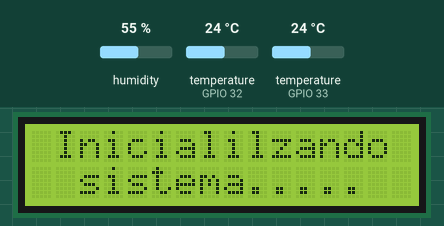
Recording of a program running on a simulated ESP32. Parts: 16×2 character LCD. Inputs (shaded band) come from the test bench; at power-on: humidity 55 %, temperature (sensors on GPIO 32, GPIO 33) 24 °C. WiFi joins after 1.5 s; servers stay silent unless stated; no MQTT or app messages arrive unless stated; what the program prints to the serial monitor is not drawn.

Above: at 1.2 s.
1.3 s: humidity set to 22 %
At 11.0 s:
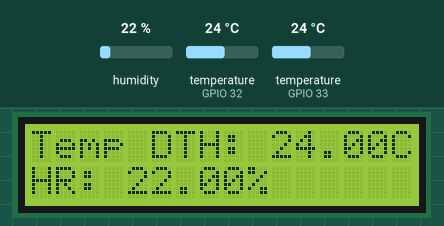
40.4 s: temperature (sensor on GPIO 32) set to 12 °C
At 50.1 s:
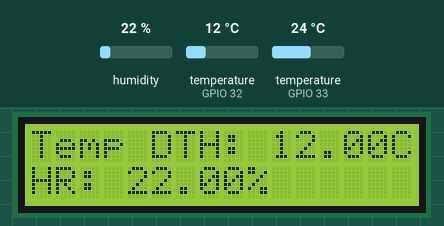
52.5 s: temperature (sensor on GPIO 33) set to 12 °C
At 57.8 s:
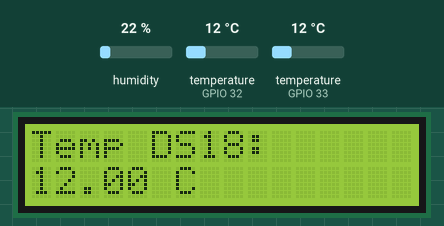
64.6 s: temperature (sensor on GPIO 33) set to 19 °C
At 78.0 s:
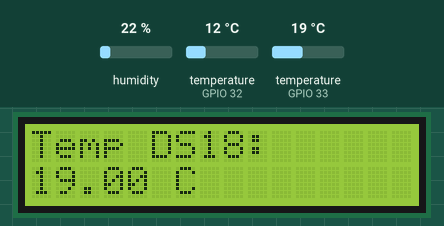
Timing chart, 0 to 79.2 s (numbered marks = the images above; inputs shaded):
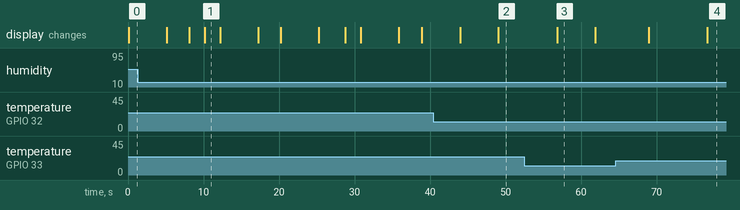

The program:

main.cpp
```cpp
#include <Arduino.h>
#include <WiFiManagerSetUp.h>
#include <LcdSetUp.h>
#include <mqtt.h>
#include <dthSetUp.h>
#include <ds18b20SetUp.h>
#include "freertos/semphr.h"

// Definir los "handle" de las tareas
TaskHandle_t Task1Handle = NULL;
TaskHandle_t Task2Handle = NULL;

// Declarar el semáforo para WiFi
SemaphoreHandle_t wifiSemaphore;
// declarar semaforo para lcd
SemaphoreHandle_t lcdSemaphore;
// Función para la primera tarea
void conectToInternet(void *pvParameters) {
    setUpWifi(wifiSemaphore,lcdSemaphore);
    mqttSetUp(lcdSemaphore);
    //xSemaphoreGive(wifiSemaphore);
    while (true) {
        Serial.println("verificando conexion a Wifi y Mqtt en ejecucion");
        reconectWiFi(lcdSemaphore);
        reconnect(lcdSemaphore);
        CheckForMessages();
        vTaskDelay(3000 / portTICK_PERIOD_MS);  // Espera de 1 segundo
    }
}

// Función para la segunda tarea
void Task2(void *pvParameters) {
    float temperaturaDHT;
    float humedad;
    float temperatureCDs18b20;
    setUpLcd(wifiSemaphore);
    dthSensorsetUp();
    ds18b20SetUp(lcdSemaphore);

    unsigned long lastPublishTime = millis();
    unsigned long publishInterval = 30000;
    while (true) {
        Serial.println("ejecutando lectura de sensores");
        ds18b20ReadTemperature(lcdSemaphore,temperatureCDs18b20);
        dhtReading(lcdSemaphore,temperaturaDHT,humedad);
        if (millis() - lastPublishTime >= publishInterval) {
          publishData(lcdSemaphore, temperaturaDHT, humedad, temperatureCDs18b20);
          lastPublishTime = millis();
        }
        vTaskDelay(2000 / portTICK_PERIOD_MS);  // Espera de 2 segundos
    }
}

void setup() {
    Serial.begin(9600);
    // Crear las tareas
    // Crear el semáforo
    wifiSemaphore = xSemaphoreCreateBinary();
    lcdSemaphore= xSemaphoreCreateBinary();
    if (wifiSemaphore == NULL) {
        Serial.println("Error al crear el semáforo");
    }
    xTaskCreatePinnedToCore(
        conectToInternet,           // Función de la tarea
        "conect to Internet",       // Nombre de la tarea
        5000,            // Tamaño de la pila
        NULL,            // Parámetros de la tarea
        1,               // Prioridad de la tarea
        &Task1Handle,1);   // Handle de la tarea

    xTaskCreatePinnedToCore(
        Task2,           // Función de la tarea
        "Tarea 2",       // Nombre de la tarea
        5000,            // Tamaño de la pila
        NULL,            // Parámetros de la tarea
        1,               // Prioridad de la tarea
        &Task2Handle,0);   // Handle de la tarea
}

void loop() {
    // Nada aquí, todo se maneja en las tareas
}
```

WiFiManagerSetUp.h
```cpp
#ifndef WiFiManagerSetup_h
#define WiFiManagerSetup_h
#include <freertos/FreeRTOS.h>
#include <freertos/semphr.h>
void setUpWifi(SemaphoreHandle_t wifiSemaphore,SemaphoreHandle_t lcdSemaphore);
void reconectWiFi(SemaphoreHandle_t lcdSemaphore);

#endif
```

ds18b20SetUp.cpp
```cpp
#include <DallasTemperature.h>
#include <OneWire.h>
#include <LcdSetUp.h>

const int oneWireBus=33;
OneWire oneWire(oneWireBus);
DallasTemperature sensors(&oneWire);


void ds18b20SetUp(SemaphoreHandle_t lcdSemaphore){
  sensors.begin();
  displayInfoOnLCD("   Configurando","    ds18b20");
  vTaskDelay(3000 / portTICK_PERIOD_MS);
  // Verifica si hay sensores conectados
  if (sensors.getDeviceCount() == 0) {
    // Si no hay sensores, muestra un mensaje de error en el LCD
    displayInfoOnLCD(     "Error:", "No DS18B20 found");
    vTaskDelay(5000 / portTICK_PERIOD_MS);
  } else {
    // Si el sensor está conectado, muestra un mensaje de configuración
    displayInfoOnLCD(" Sensor DS18B20", "OK");
    vTaskDelay(5000 / portTICK_PERIOD_MS);  // Espera 5 segundos
  }
  xSemaphoreGive(lcdSemaphore);
}

void ds18b20ReadTemperature(SemaphoreHandle_t lcdSemaphore,float &temperatureCDs18b20){
  sensors.requestTemperatures();
  temperatureCDs18b20 = sensors.getTempCByIndex(0);
  xSemaphoreTake(lcdSemaphore,portMAX_DELAY);
  displayDataOnLCDofDbs18b20(temperatureCDs18b20);
  Serial.print(temperatureCDs18b20);
  Serial.println("ºC");
  vTaskDelay(5000 / portTICK_PERIOD_MS);
  xSemaphoreGive(lcdSemaphore);
}
```

ds18b20SetUp.h
```cpp
#include <freertos/FreeRTOS.h>
#include <freertos/semphr.h>
void ds18b20SetUp(SemaphoreHandle_t lcdSemaphore);
void ds18b20ReadTemperature(SemaphoreHandle_t lcdSemaphore,float &temperatureCDs18b20);
```

dthSetUp.cpp
```cpp
#include <DHT.h>
#include <LcdSetUp.h>
#define DHT_PIN 32
DHT dht(DHT_PIN, DHT22);
void dthSensorsetUp (){
   displayInfoOnLCD("  Configurando","     DHT22");
   vTaskDelay(3000/ portTICK_PERIOD_MS);
   dht.begin();
   float humidity = dht.readHumidity();
   float temperature = dht.readTemperature();

   if (isnan(humidity) || isnan(temperature)) {
     // Error al leer el sensor
     displayInfoOnLCD("Error:", "Sensor DHT22");
   } else {
     // Sensor funcionando correctamente, muestra los datos
     displayInfoOnLCD("Sensor DTH","OK");
     vTaskDelay(2000/ portTICK_PERIOD_MS);
     displayDataOnLCDofDHT(temperature,humidity);
     vTaskDelay(2000/ portTICK_PERIOD_MS);
     //calculamos la sensacion termica
     float heatIndex = dht.computeHeatIndex(temperature, humidity, false);
     char termicSen[16];
     snprintf(termicSen, sizeof(termicSen), "%.1f C", heatIndex);
     displayInfoOnLCD("Sens. termica de",termicSen);
   }
   vTaskDelay(5000 / portTICK_PERIOD_MS);
}
void dhtReading(SemaphoreHandle_t lcdSemaphore,float &temperaturaDHT, float &humedad) {
    temperaturaDHT = dht.readTemperature();
    humedad = dht.readHumidity();
    Serial.print(temperaturaDHT);
    Serial.print(humedad);

    if (isnan(temperaturaDHT) || isnan(humedad)) {
      Serial.println("Error al leer el sensor DHT22");
      xSemaphoreTake(lcdSemaphore,portMAX_DELAY);
      displayInfoOnLCD("error DTH", "Not reading it");
      vTaskDelay(5000 / portTICK_PERIOD_MS);
      xSemaphoreGive(lcdSemaphore);
    }else
    {
      xSemaphoreTake(lcdSemaphore,portMAX_DELAY);
      displayDataOnLCDofDHT(temperaturaDHT,humedad);
      vTaskDelay(5000 / portTICK_PERIOD_MS);
      xSemaphoreGive(lcdSemaphore);
    }
}
```

dthSetUp.h
```cpp
#include <freertos/FreeRTOS.h>
#include <freertos/semphr.h>
void dthSensorsetUp ();
void dhtReading(SemaphoreHandle_t lcdSemaphore,float &temperaturaDHT, float &humedad);
```

mqtt.cpp
```cpp
#include <WiFiManager.h>
#include <PubSubClient.h>
#include <LcdSetup.h>
#include <ArduinoJson.h>

WiFiClient espClient;
PubSubClient client(espClient);
const char * mqtt_server= "aguisu.com";
const char* mqtt_user = "Termo5263";
const char* mqtt_password = "Termo1234";
const char* mqtt_client_id = "6679e920f060820300eb69e4";
const int mqtt_port = 7080;


bool mqttConnected = false;


void callback(char* topic, byte* payload, unsigned int length) {
  Serial.println("Mensaje recibido en el tópico: " + String(topic));
  Serial.print("Contenido: ");
  String payloadStr = "";
  for (int i = 0; i < length; i++) {
    Serial.print((char)payload[i]);
    payloadStr += (char)payload[i];
  }
  Serial.println();
  displayInfoOnLCD("Mensaje recibido",payloadStr.c_str());
}

void reconnect(SemaphoreHandle_t lcdSemaphore) {
  Serial.print("el estado de la conexion mqtt es ");
  Serial.print(client.state());
  if (client.state()!=MQTT_CONNECTED) {
    while (!client.connected()) {
      Serial.print("Intentando conexión al servidor MQTT...");
      if (client.connect(mqtt_client_id, mqtt_user, mqtt_password)) {
        Serial.println("Conectado al servidor MQTT!");
        mqttConnected = true;
        client.subscribe(mqtt_user);
        xSemaphoreTake(lcdSemaphore, portMAX_DELAY);
        displayInfoOnLCD("   Intentando"," coneccion MQTT");
        vTaskDelay(3000/ portTICK_PERIOD_MS);
        displayInfoOnLCD("   Conectado a",  mqtt_server);
        vTaskDelay(5000 / portTICK_PERIOD_MS);
        xSemaphoreGive(lcdSemaphore);
      } else {
        Serial.print("Fallo, rc=");
        Serial.print(client.state());
        Serial.println(" Intentando nuevamente en 5 segundos...");
        xSemaphoreTake(lcdSemaphore, portMAX_DELAY);
        displayInfoOnLCD("intentando MQTT","nuevamente en 5 seg");
        vTaskDelay(5000 / portTICK_PERIOD_MS);
        xSemaphoreGive(lcdSemaphore);
      }
    }
  } else {
    Serial.println("MQTT ya estaba conectado.");
    //displayInfoOnLCD("WiFi: Conectado", "MQTT: Conectado");
    //vTaskDelay(500 / portTICK_PERIOD_MS);
  }
}

void CheckForMessages(){
  client.loop();
}

void mqttSetUp(SemaphoreHandle_t lcdSemaphore){
  client.setServer(mqtt_server, mqtt_port);
  client.setCallback(callback);
  //reconnect(lcdSemaphore);
  while (!client.connected()) {
    Serial.print("Intentando conexión al servidor MQTT...");
    displayInfoOnLCD("   Intentando"," coneccion MQTT");
    vTaskDelay(3000/ portTICK_PERIOD_MS);
    if (client.connect(mqtt_client_id, mqtt_user, mqtt_password)) {
      Serial.println("Conectado al servidor MQTT!");
      mqttConnected = true;
      client.subscribe(mqtt_user);
      displayInfoOnLCD("   Conectado a",  mqtt_server);
      vTaskDelay(5000 / portTICK_PERIOD_MS);
      xSemaphoreGive(lcdSemaphore);
    } else {
      Serial.print("Fallo, rc=");
      Serial.print(client.state());
      Serial.println(" Intentando nuevamente en 5 segundos...");
      displayInfoOnLCD("intentando MQTT","nuevamente en 5 seg");
      vTaskDelay(5000 / portTICK_PERIOD_MS);
      xSemaphoreGive(lcdSemaphore);
    }
  }
}

void publishData(SemaphoreHandle_t lcdSemaphore, float temperaturaDHT,float humedadRelativa, float temperaturaDS18) {
  // Crear un objeto JSON para almacenar los datos
  DynamicJsonDocument jsonDoc(256); // Ajusta el tamaño según sea necesario

  jsonDoc["typeMessage"] = "messageCurrent";
  jsonDoc["deviceId"] = mqtt_client_id;
  //jsonDoc["deviceId"] = "65d1689bf8f75e518b8057a7b";
 // jsonDoc["deviceId"] = "65d1689bf8f75e518b8057a7b";
  JsonObject data = jsonDoc.createNestedObject("data");
  JsonArray header = data.createNestedArray("header");
  header.add("temperatura dth22");
  header.add("humedad Relativa");
  header.add("temperatura ds18b20");
  JsonArray body = data.createNestedArray("body");
  body.add(temperaturaDHT);
  body.add(humedadRelativa);
  body.add(temperaturaDS18);

  // Obtener los datos de temperatura y humedad
  const char* temperatureDTH = body[0];
  const char* humidity = body[1];
  const char* temperatureDs18= body[2];
  // Mostrar los datos en el LCD
  xSemaphoreTake(lcdSemaphore, portMAX_DELAY);
  displayDataOnLCD(temperaturaDHT,humedadRelativa,temperaturaDS18);

  // Serializar el JSON a una cadena
  String jsonString;
  serializeJson(jsonDoc, jsonString);

  // Publicar el mensaje en el tema deseado
  client.publish(mqtt_client_id, jsonString.c_str());
  displayInfoOnLCD("La data ha sido","     enviada    ");
  vTaskDelay(5000 / portTICK_PERIOD_MS);
  xSemaphoreGive(lcdSemaphore);
}
```

mqtt.h
```cpp
#include <freertos/FreeRTOS.h>
#include <freertos/semphr.h>
void mqttSetUp(SemaphoreHandle_t lcdSemaphore);
void reconnect(SemaphoreHandle_t lcdSemaphore);
void CheckForMessages();
void publishData(SemaphoreHandle_t lcdSemaphore, float temperaturaDHT,float humedadRelativa, float temperaturaDS18);
```

wifiManagerSetUp.cpp
```cpp
#include "WiFiManagerSetup.h"
#include <WiFi.h>
#include <WiFiManager.h>
#include "LcdSetup.h"
bool wifiConnected = false;
WiFiManager wifiManager;

void setUpWifi(SemaphoreHandle_t wifiSemaphore,SemaphoreHandle_t lcdSemaphore) {
  xSemaphoreTake(wifiSemaphore,portMAX_DELAY);
  xSemaphoreTake(lcdSemaphore,portMAX_DELAY);
  displayInfoOnLCD("conectando WiFi.",".....");
  vTaskDelay(2000 / portTICK_PERIOD_MS);
  if (!wifiManager.autoConnect("ESP32-Config")) {
    Serial.println("Fallo al conectar y tiempo de espera alcanzado");
    displayInfoOnLCD("Wifi: Desconectado", "");
    vTaskDelay(2000 / portTICK_PERIOD_MS);
    displayInfoOnLCD("Desplegando red", "  ESP32-Config");
    delay(5000);
    ESP.restart();
  }
  Serial.print("Potencia de transmisión WiFi: ");
  Serial.println(WiFi.RSSI());
  Serial.println("Conectado a WiFi!");
  String ssid = WiFi.SSID(); // Obtiene el nombre de la red
  displayInfoOnLCD(ssid.c_str(), ("RSSI: " + String(WiFi.RSSI())).c_str());
  vTaskDelay(2000 / portTICK_PERIOD_MS);
  displayInfoOnLCD("wifi:conectado", WiFi.RSSI() == 0 ? "RSSI: 0" : String(WiFi.RSSI()).c_str());
  wifiConnected = true;
  vTaskDelay(5000 / portTICK_PERIOD_MS);
  xSemaphoreGive(wifiSemaphore);
}

void reconectWiFi(SemaphoreHandle_t lcdSemaphore){
  if (WiFi.status() != WL_CONNECTED) {
    xSemaphoreTake(lcdSemaphore,portMAX_DELAY);
    displayInfoOnLCD("disconected WiFi","reconnecting...");
    Serial.println("Conexión WiFi perdida, reconectando...");
    WiFi.reconnect();
    vTaskDelay(5000 / portTICK_PERIOD_MS);
    xSemaphoreGive(lcdSemaphore);
  }
}
```

LcdSetUp.cpp
```cpp
#include <LiquidCrystal_I2C.h>

extern LiquidCrystal_I2C lcd;

LiquidCrystal_I2C lcd(0x27, 16, 2);

void setUpLcd(SemaphoreHandle_t wifiSemaphore) {
  //xSemaphoreTake(wifiSemaphore,(TickType_t) 1000);
  lcd.init();
  lcd.backlight();
  lcd.clear();
  lcd.setCursor(0, 0);
  lcd.print(" Inicialilzando ");
  lcd.setCursor(0,1);
  lcd.print("  sistema..... ");
  vTaskDelay(5000 / portTICK_PERIOD_MS);
  xSemaphoreGive(wifiSemaphore);
}

void displayInfoOnLCD(const char* line1, const char* line2) {
  lcd.clear();
  lcd.setCursor(0, 0);
  lcd.print(line1);
  lcd.setCursor(0, 1);
  lcd.print(line2);
}

void displayDataOnLCDofDHT(float temperature, float humidity) {
  lcd.clear();
  lcd.setCursor(0, 0);
  lcd.print("Temp DTH: ");
  lcd.print(temperature);
  lcd.print("C");
  lcd.setCursor(0, 1);
  lcd.print("HR: ");
  lcd.print(humidity);
  lcd.print("%");
}

void displayDataOnLCDofDbs18b20(float temperatureCDs18b20) {
  lcd.clear();
  lcd.setCursor(0,0);
  lcd.print("Temp DS18:");
  lcd.setCursor(0,1);
  lcd.print(temperatureCDs18b20);
  lcd.print(" C");
}
void displayDataOnLCD(float temperature, float humidity,float temperatureCDs18b20) {
  lcd.clear();
  lcd.setCursor(0, 0);
  lcd.print("Temp DTH: ");
  lcd.print(temperature);
  lcd.print("C");
  lcd.setCursor(0, 1);
  lcd.print("HR: ");
  lcd.print(humidity);
  lcd.print("%");
  delay(2000);
  lcd.clear();
  lcd.setCursor(0,0);
  lcd.print("Temp DS18:");
  lcd.print(temperatureCDs18b20);
  lcd.print(" C");
  lcd.setCursor(0,1);
  lcd.print("HR:");
  lcd.print(humidity);
  lcd.print("%");
}
```

LcdSetUp.h
```cpp
#ifndef LcdSetup_h
#define LcdSetup_h
#include <freertos/FreeRTOS.h>
#include <freertos/semphr.h>


void setUpLcd(SemaphoreHandle_t wifiSemaphore);
void displayInfoOnLCD(const char* line1, const char* line2);
void displayDataOnLCDofDHT(float temperature, float humidity);
void displayDataOnLCDofDbs18b20(float temperatureCDs18b20);
void displayDataOnLCD(float temperature, float humidity,float temperatureCDs18b20);

#endif
```

Measured:
- after the input at 52.5 s, the display: changes after 4.3 s (image 3)
- what the display in image 1 shows lasts 2.0 s, from 10.2 s to 12.2 s
- what the display in image 3 shows lasts 5.1 s, from 56.8 s to 61.9 s
